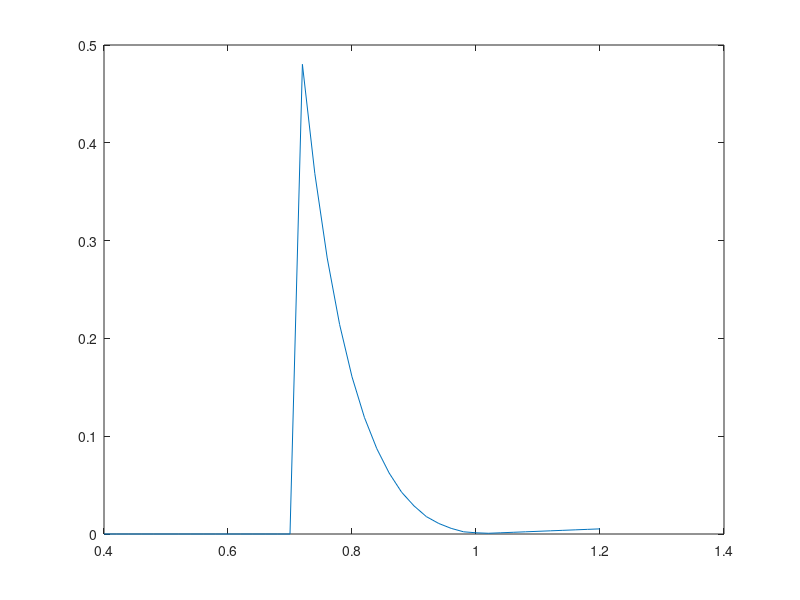
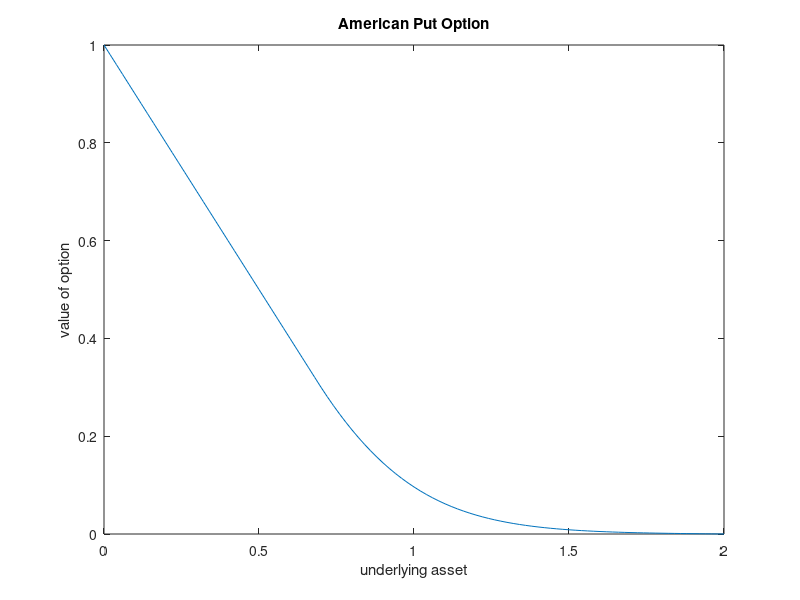

MATLAB code for these plots, in order:
 % Black-Scholes Equation
 % One underlying asset
 % Explicit time with projection
 sig =.4
 r = .08;
 n = 100 ;
 maxk = 1000; 
 f = 0.0;
 T = .5;
 dt = T/maxk; 
 L = 2.;
 dx = L/n;
 alpha =.5*sig*sig*dt/(dx*dx);
 sur = zeros(maxk+1,1);
 % Define the payoff obstacle
for i = 1:n+1
	x(i) = dx*(i-1);
	u(i,1) = max(1.0 - x(i),0.0);
	suro(i) = u(i,1);
end
u(1,1:maxk+1)   = 1.0;% left BC
u(n+1,1:maxk+1) = 0.0;% right BC
% Use the explicit discretization
for k = 1:maxk
	for i = 2:n
		u(i,k+1) = dt*f+...
				x(i)*x(i)*alpha*(u(i-1,k)+ u(i+1,k)-2.*u(i,k))+ ...
				u(i,k)*(1 -r*dt) - ...
				r*x(i)*dt/dx*(u(i,k)-u(i+1,k));
                if (u(i,k+1)<suro(i)) % projection step
			         u(i,k+1) = suro(i);
		        end
		if ((u(i,k+1)>suro(i)) & (u(i,k)==suro(i))) 
			sur(i) = (k+.5)*dt;
		end
	end 
end 
figure(1)
 plot(20*dx:dx:60*dx,sur(20:60))
 figure(2)
 %mesh(u)
 %plot(x,u(:,201),x,u(:,401),x,u(:,601),x,u(:,maxk+1))
 plot(x,u(:,maxk+1))
 xlabel('underlying asset')
 ylabel('value of option')
 title('American Put Option')
 
